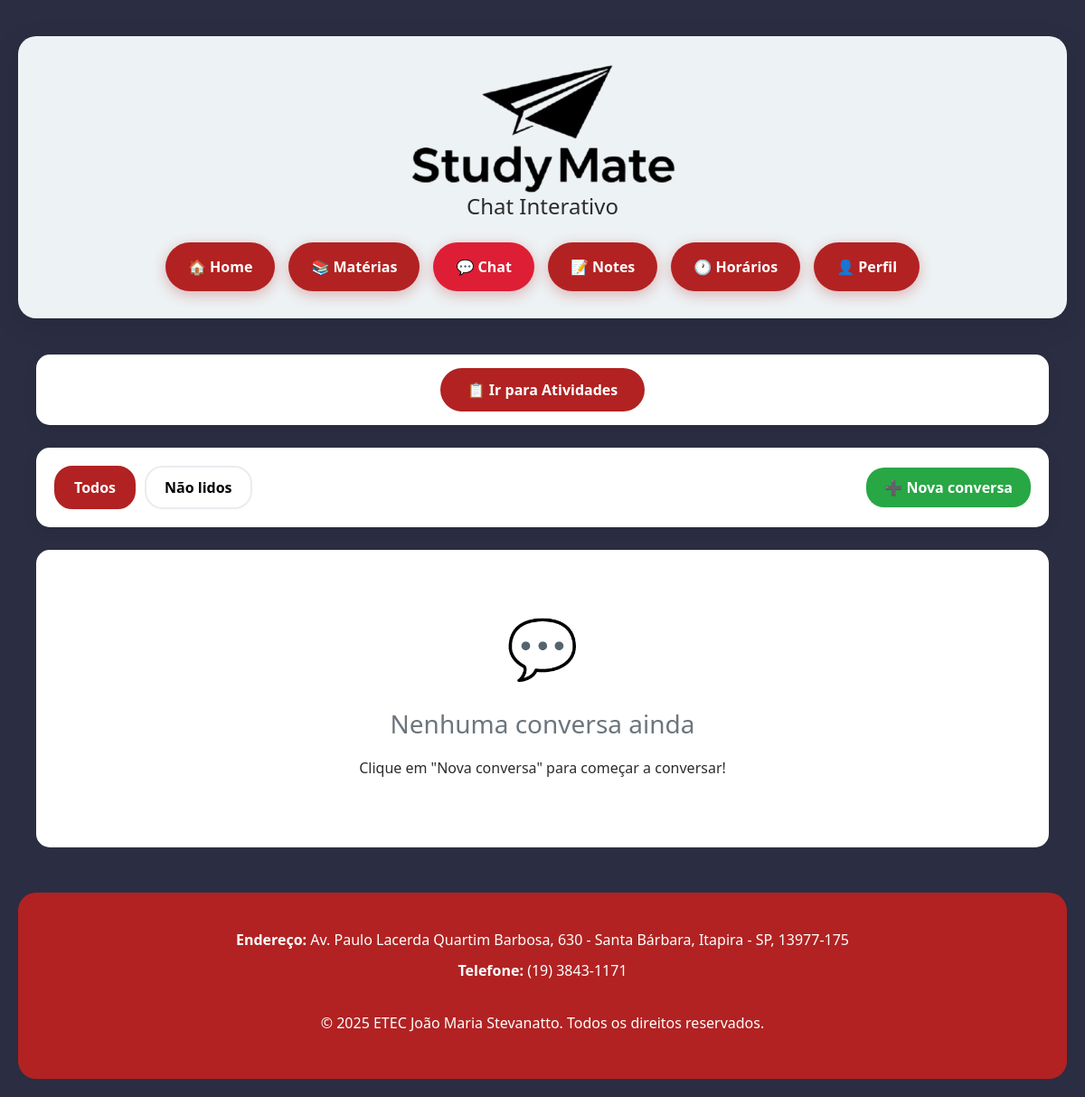
Before: /chat/ (signed in) with the older database file.
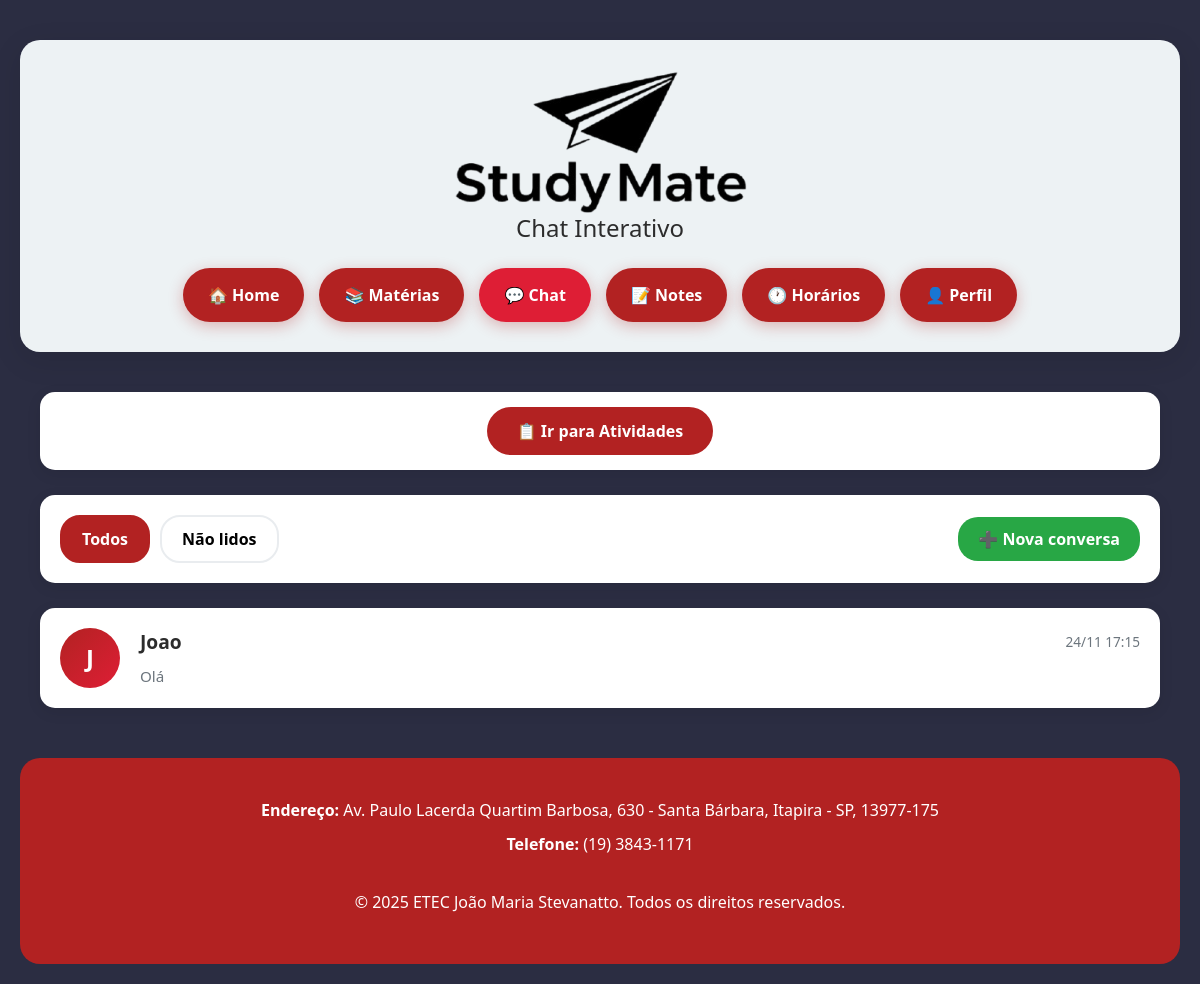
After: the same page with the newer database file.
### chat/models.py (models this page shows, shortened)
class Chat(models.Model):
    remetente = models.ForeignKey(
        User,
        related_name="chats_enviados",
        on_delete=models.CASCADE,
        verbose_name='Remetente'
    )
    destinatario = models.ForeignKey(
        User,
        related_name="chats_recebidos",
        on_delete=models.CASCADE,
        verbose_name='Destinatário'
    )
    data_criacao = models.DateTimeField(auto_now_add=True, verbose_name='Criado em')
    class Meta:
        verbose_name = 'Chat'
        verbose_name_plural = 'Chats'
        ordering = ['-data_criacao']
        unique_together = ('remetente', 'destinatario')
    def get_ultima_mensagem(self):
        return self.mensagens.order_by('-data_envio').first()
    def get_mensagens_nao_lidas(self, usuario):
        return self.mensagens.filter(
            remetente=self.get_outro_usuario(usuario),
            lida=False
        ).count()
    def get_outro_usuario(self, usuario):
        if self.remetente == usuario:
            return self.destinatario
        return self.remetente

class Mensagem(models.Model):
    chat = models.ForeignKey(
        Chat,
        related_name="mensagens",
        on_delete=models.CASCADE,
        verbose_name='Chat'
    )
    remetente = models.ForeignKey(
        User,
        related_name="mensagens_enviadas",
        on_delete=models.CASCADE,
        verbose_name='Remetente'
    )
    mensagem = models.TextField(verbose_name='Mensagem')
    anexo = models.FileField(
        upload_to='chat_anexos/',
        null=True,
        blank=True,
        validators=[validate_file_size_chat, validate_file_extension_chat],
        verbose_name='Anexo'
    )
    data_envio = models.DateTimeField(auto_now_add=True, verbose_name='Enviado em')
    lida = models.BooleanField(default=False, verbose_name='Lida')
    data_leitura = models.DateTimeField(null=True, blank=True, verbose_name='Lida em')
    class Meta:
        verbose_name = 'Mensagem'
        verbose_name_plural = 'Mensagens'
        ordering = ['data_envio']

### accounts/models.py (models this page shows, shortened)
class User(AbstractUser):
    USER_TYPE_CHOICES = (
        ('admin', 'Administrador'),
        ('professor', 'Professor'),
        ('aluno', 'Aluno'),  # Atualizado de 'estudante' para 'aluno'
    )
    user_type = models.CharField(
        max_length=20,
        choices=USER_TYPE_CHOICES,
        default='aluno',  # Atualizado
        verbose_name='Tipo de Usuário'
    )
    matricula = models.CharField(max_length=20, blank=True, null=True, verbose_name='Matrícula')
    telefone = models.CharField(max_length=15, blank=True, null=True, verbose_name='Telefone')
    first_login = models.BooleanField(default=True, verbose_name='Primeiro Login')
    class Meta:
        verbose_name = 'Usuário'
        verbose_name_plural = 'Usuários'

### chat/views.py (the view)
# urls.py: path('', views.lista_chats, name='lista'),
@login_required
def lista_chats(request):
    user = request.user
    chats = Chat.objects.filter(
        Q(remetente=user) | Q(destinatario=user)
    ).annotate(
        ultima_mensagem_data=Max('mensagens__data_envio')
    ).order_by('-ultima_mensagem_data')
    filtro = request.GET.get('filtro', '')
    if filtro == 'nao_lidos':
        chats = [chat for chat in chats if chat.get_mensagens_nao_lidas(user) > 0]
    chats_data = []
    for chat in chats:
        outro_usuario = chat.get_outro_usuario(user)
        ultima_msg = chat.get_ultima_mensagem()
        nao_lidas = chat.get_mensagens_nao_lidas(user)
        chats_data.append({
            'chat': chat,
            'outro_usuario': outro_usuario,
            'ultima_mensagem': ultima_msg,
            'nao_lidas': nao_lidas,
        })
    context = {
        'chats_data': chats_data,
        'filtro_atual': filtro,
    }
    return render(request, 'chat/lista_chats.html', context)

### chat/templates/chat/lista_chats.html (shortened to what the changed rows need)
<!DOCTYPE html>
<html lang="pt-br">
<head>
    {% load static %}
    <link href="https://cdn.jsdelivr.net/npm/bootstrap@5.3.0/dist/css/bootstrap.min.css" rel="stylesheet">
</head>
<body>
    <div class="container1">
        <div class="container">
            <div class="chats-list" id="chatsList">
                {% for item in chats_data %}
                    <div class="chat-card" onclick="openChat({{ item.chat.id }})" data-chat-id="{{ item.chat.id }}">
                        <div class="chat-avatar">
                            {{ item.outro_usuario.username|slice:":1"|upper }}
                        </div>
                        <div class="chat-info">
                            <div class="chat-header">
                                <span class="chat-name">{{ item.outro_usuario.username }}</span>
                                {% if item.ultima_mensagem %}
                                    <span class="chat-time">{{ item.ultima_mensagem.data_envio|date:"d/m H:i" }}</span>
                                {% endif %}
                            </div>
                            <div style="display: flex; justify-content: space-between; align-items: center;">
                                <div class="chat-preview">
                                    {% if item.ultima_mensagem %}
                                        {{ item.ultima_mensagem.mensagem|truncatewords:8 }}
                                    {% else %}
                                        Nenhuma mensagem ainda
                                    {% endif %}
                                </div>
                            </div>
                        </div>
                    </div>
                {% empty %}
                    <div class="empty-state">
                        <div style="font-size: 4rem; margin-bottom: 20px;">💬</div>
                        <h3>Nenhuma conversa ainda</h3>
                        <p>Clique em "Nova conversa" para começar a conversar!</p>
                    </div>
                {% endfor %}
            </div>
        </div>
    </div>
</body>
</html>

Changed rows visible on the page:
added Chat: outro_usuario.username "J", outro_usuario.username "Joao", ultima_mensagem.data_envio "24/11 17:15", ultima_mensagem.mensagem "Olá"
Other visible differences:
text no longer shown: "💬 Nenhuma conversa ainda Clique em \"Nova conversa\" para começar a conversar!"
